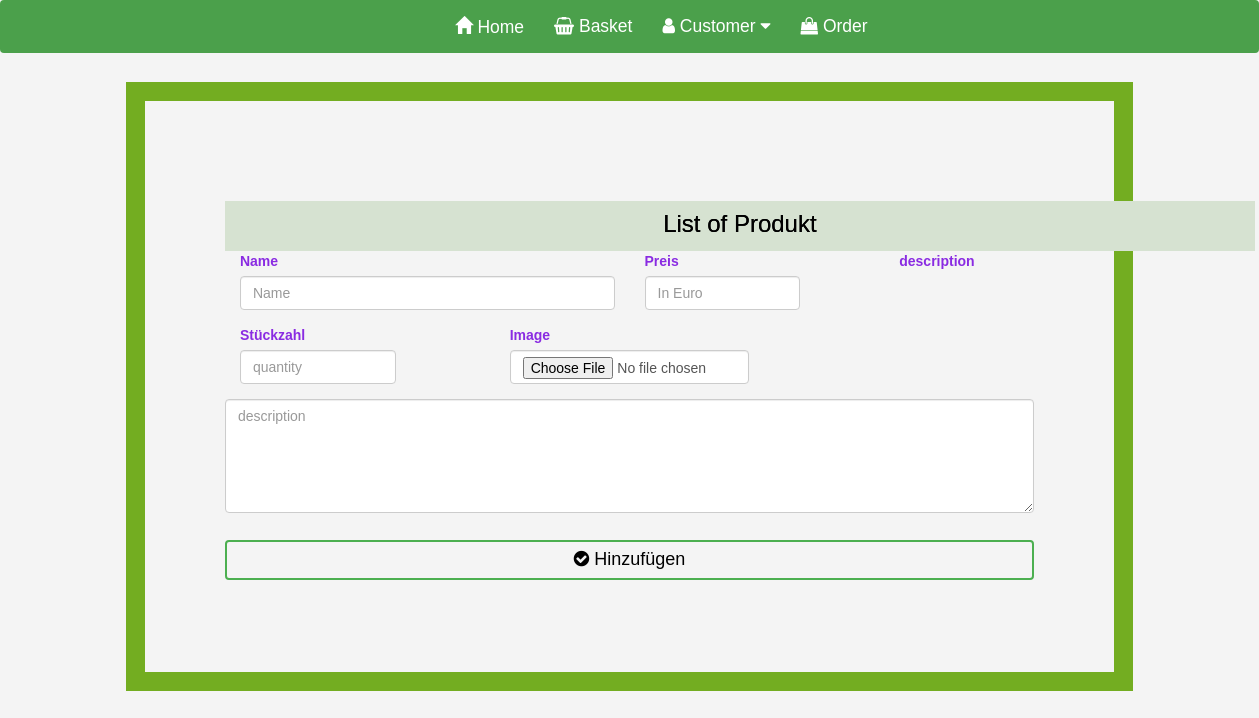
Page /dashbordSeller.php on the earlier database version.
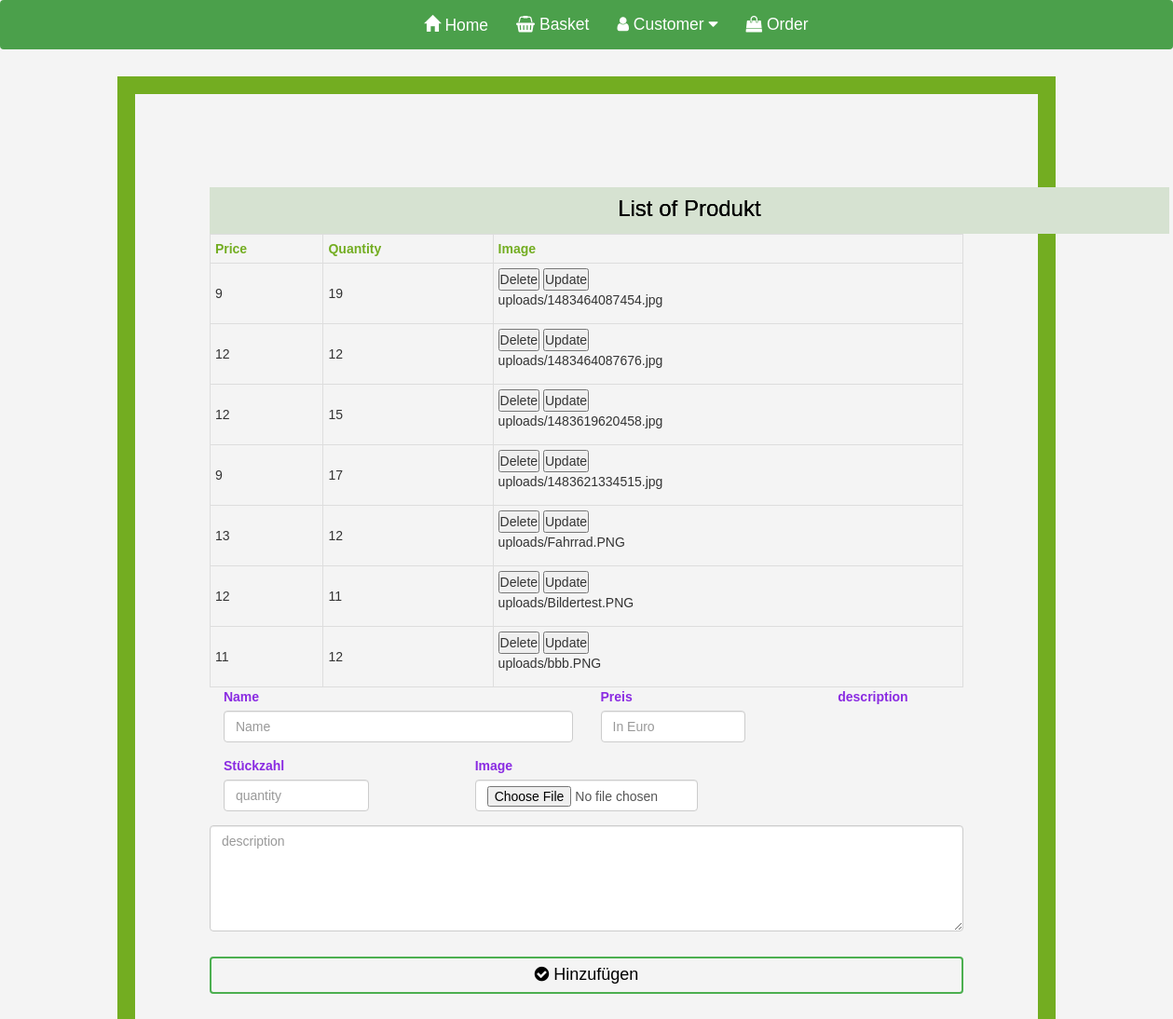
Same page on the later database version.
### tables this page shows
CREATE TABLE Product  (
    
    id INT  AUTO_INCREMENT,
    username VARCHAR(20),
    price VARCHAR(20),
    qty VARCHAR(50),
    Myimage VARCHAR(50),
    Idescription VARCHAR(50),
    CONSTRAINT id PRIMARY KEY (id)
    
   );

### DAOuser.php (called while the page is built, shortened)
<?php
 class DAOuser implements IDAOuser {
    private function getPDO(){
            $stmt = new PDO('sqlite:bd_shops.sqlite3');
            $stmt->setAttribute(
                PDO::ATTR_ERRMODE,
                PDO::ERRMODE_EXCEPTION
            );
        return    $stmt;
  }
    public function getAllProduct($table) {
        $statement = "SELECT * FROM $table" ;
        $stmt = $this->getPDO()->query($statement);
        $datas = $stmt->fetchAll(PDO::FETCH_ASSOC);
        return   $datas;
    }
 }

### dashbordSeller.php (the view, shortened to what this page needs)
<?php
$errors[] = null ;
 ?>
<?php    require('elements/header.php')  ;
require_once('DAOuser.php');
require_once('CreateTableUser.php');         ?>
<div class="rand">
<div id ="div1">
          <h3> List of Produkt  </h3>
</div>
 <?php
 $table = "product";
$getUser = new DAOuser();
$result = $getUser -> getAllProduct($table);
 ?>
<?php  if(!empty($result)){ ?>
<table id ="user">
  <thead>
   <tr>
     <th > Price </th>
     <th colspan="5"> Quantity </th>
     <th > Image </th>
   </tr>
   </thead>
   <tbody>
<?php
foreach ($result as $account){  ?>
    <tr>
      <td > <?= $account['price'] ?> </td>
       <td colspan="5"> <?= $account['qty'] ?> </td>
       <td> <button id="block"> Delete </button>
            <button id="frei"> Update </button>
            <p> <?= $account['Myimage'] ?></p>
       </td>
    </tr>
<?php
} ?>
</tbody>
</table>
<?php }   ?>
        <div class="card border-danger">
            <div class="card-body">
                <form action="" method="POST" enctype="multipart/form-data" >
                        <div class="form-group col-md-6">
                            <label for="username" class="col-form-label">Name </label>
                            <input type="text" class="form-control" id="name" name="username" placeholder="Name" required>
                        </div>
                    </div>
                    <div class="form-row">
                        <div class="form-group col-md-4">
                            <label for="price" class="col-form-label">Preis </label>
                            <input  value=" <?= isset($_POST['price'])? htmlentities($_POST['price']): '' ?>" style="width:65%" type="number" id="price" name="price"  class="form-control <?= isset($errors['price'])? 'is-invalid' : ''    ?>" placeholder="In Euro" >
                        </div>
                        <div class="form-group col-md-4">
                            <label for="qty" class="col-form-label">Stückzahl </label>
                            <input  value=" <?= isset($_POST['qty'])? htmlentities($_POST['qty']): '' ?>" style="width:65%" type="number" id="qty" name="qty"  class="form-control <?= isset($errors['qty'])? 'is-invalid' : ''    ?>" placeholder="quantity" >
                           <?php if(isset($errors['qty'])): ?>
                           <div class="invalidText">  <?= $errors['qty'] ?> </div>
                           <?php endif  ?>                        </div>
                        <div class="form-group col-md-4">
                            <label for="Myimage" class="col-form-label">Image </label>
                            <input type="file" class="form-control" name="Myimage" id="image"  placeholder="Image URL">
                        </div>
                    </div>
                    <div class="form-group">
                    <label for="Idescription" class="col-form-label">description  </label>
                        <textarea name="Idescription" id="" rows="5" class="form-control" placeholder="description"></textarea>
                    </div>
                    <button type="submit" name="signup" class="btn btn-success"><i class="fa fa-check-circle"></i> Hinzufügen</button>
            </div>
        </div>

### elements/header.php (shortened to what this page needs)
<!DOCTYPE html>
<html>
<head>
    <link rel="stylesheet" href="https://maxcdn.bootstrapcdn.com/bootstrap/3.4.0/css/bootstrap.min.css">
    <link href="https://stackpath.bootstrapcdn.com/font-awesome/4.7.0/css/font-awesome.min.css" rel="stylesheet">
    <link rel="stylesheet" type="text/css" href="style.css">
</head>
<body>
    <div class="col-md-12 col-lg-12 hidden-sm hidden-xs navbar" style="background-color: #4ba04b">
        <div class="col-md-6 col-lg-5 hidden-sm hidden-xs">
            <ul class="nav navbar-nav" style="font-size: 125%;margin-left: 0%">
                <li class="changeColor">
                    <a href="index.php" style="color: white;"> <span class="glyphicon glyphicon-home"></span> Home </a>
                </li>
                <li class="changeColor">
                    <a href="basket.php" style="color: white;"> <i class="fa fa-shopping-basket"></i> Basket </a>
                </li>
                <li class="changeColor" id="customer">
                    <a href="#" style="color: white;transition: 1s" class="dropdown-toggle" data-toggle="dropdown" role="button">
                        <i class="fa fa-user"></i> Customer <i class="fa fa-caret-down"></i>
                    </a>
                </li>
                <li class="changeColor">
                    <a href="order.php" style="color: white;"> <i class="fa fa-shopping-bag"></i> Order </a>
                </li>
            </ul>
        </div>
    </div>
</body>
</html>

### style.css (style rules this page uses)
* { padding: 0; margin: 0; box-sizing: border-box; }
body { background-color: #f4f4f4; background-size: cover; background-position: center; font-family: sans-serif; }
.btn { width: 100%; background: none; border: 2px solid #4caf50; color: black; padding: 5px; font-size: 18px; cursor: pointer; margin: 12px 0; }
.rand { margin: auto; width: 80%; border: 19px solid #73AD21; padding: 80px; margin-top: 2px; }
#div1 { width: 1030px; height: 50px; background-color: rgb(214, 226, 209); }
h3 { text-shadow: 0 0 black; text-align: center; color: #000000; padding: 10px; }
#user th { padding-top: 12px; padding-bottom: 12px; text-align: left; color: #73AD21; }
#user { font-family: "Trebuchet MS", Arial, Helvetica, sans-serif; border-collapse: collapse; width: 100%; }
#user td, #user th { border: 1px solid #ddd; padding: 5px; }
label { color: blueviolet; }

Differences in the rows shown:
added product: price "9", qty "19", Myimage "uploads/1483464087454.jpg", price "12", qty "12", Myimage "uploads/1483464087676.jpg", qty "15", Myimage "uploads/1483619620458.jpg", qty "17", Myimage "uploads/1483621334515.jpg", price "13", Myimage "uploads/Fahrrad.PNG", qty "11", Myimage "uploads/Bildertest.PNG", price "11", Myimage "uploads/bbb.PNG"
Other differences:
text now shown: "Price Quantity Image"
